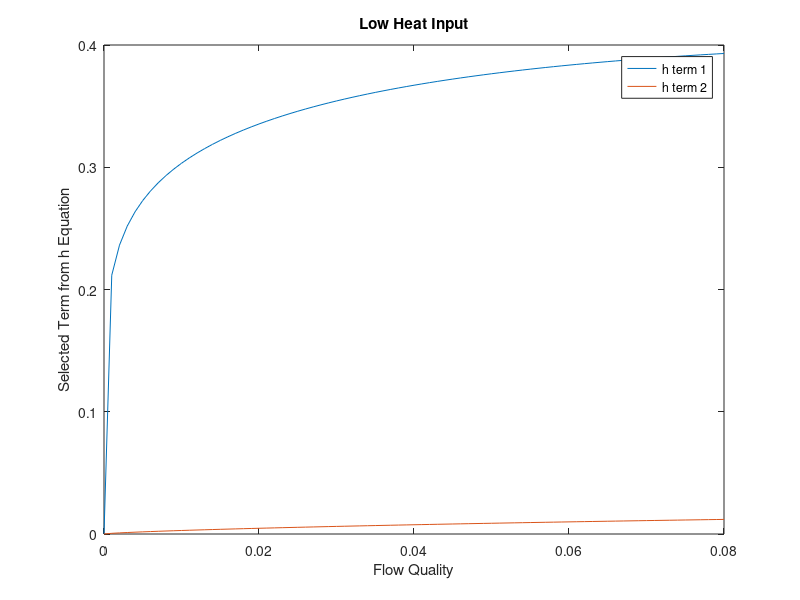
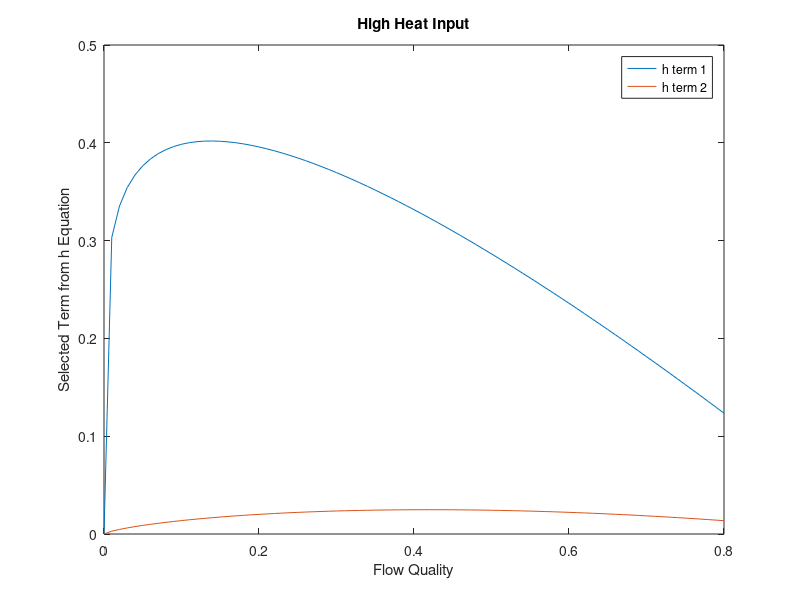

Recreate these plots in MATLAB, in order. (Note: this script raises an error after producing the figures.)
%% Test for heat transfer coefficient equation

clc;clear

x_low = 0:0.001:0.08;
x_high = 0:0.01:0.8;

term1_low = x_low.^(0.16).*(1-x_low).*(0.64);
term2_low = x_low.^(0.72).*(1-x_low).*(0.08);

term1_high = x_high.^(0.16).*(1-x_high).*(0.64);
term2_high = x_high.^(0.72).*(1-x_high).*(0.08);

figure;
plot(x_low, term1_low);
hold on;
plot(x_low, term2_low);
title('Low Heat Input');
xlabel('Flow Quality');
ylabel('Selected Term from h Equation');
legend('h term 1', 'h term 2');

figure;
plot(x_high, term1_high);
hold on;
plot(x_high, term2_high);
title('High Heat Input');
xlabel('Flow Quality');
ylabel('Selected Term from h Equation');
legend('h term 1', 'h term 2');

%% Test for full version of the pressure drop equation (11/24/19)
clear;clc

W = 0.5;
D = 0.1;
A = 0.25*pi*D*D;
P0 = 100000;
pressure = zeros(1,1000);
pressure_drop = zeros(1,999);
v_f = 1/958.05;
v_g = 1/0.590;
v_fg = v_g - v_f;
h_fg = 2256E03;
q_flux = 1e7;
G = W/A;
MU_f = 0.0002814;
MU_v = 11.97E-06;
theta = 0;

x = linspace(0,0.8,1000);

KE = zeros(1, length(x));
Fric = zeros(1, length(x));
Acc = zeros(1, length(x));
Grav = zeros(1, length(x));
Compress = zeros(1, length(x));
Flash = zeros(1, length(x));

pressure(1) = P0;
L = 1;
dz = L/length(x);

for j = 1:length(x)
    if G*D/ MU_f < 2300 %Determining c and n constants for two-phase friction factor
        c = 16;
        N = 1; % Capital N to avoid mixing up loop index (don't use n in the future)
    elseif G*D/MU_f > 20000
        c = 0.046;
        N = 0.20;
    else 
        c = 0.079;
        N = 0.25;
    end

    ffo = c/(G*D/MU_f)^N; 
    MU_bar = x(j)*MU_v...
        + (1-x(j))*MU_f;
    fTP = ffo*(MU_bar/MU_f)^N;
    
    KE(j) = KE_PhaseChange(G, h_fg, v_f, v_g, v_fg, x(j));
    Fric(j) = dP_Friction(D, fTP, G, v_f, v_fg, x(j));
    Grav(j) = dP_Gravity(theta, v_f, v_fg, x(j));
    Acc(j) = dP_Acceleration(D, G, h_fg, q_flux, v_fg, W);
    Compress(j) = 1e-06*Compressibility(G, pressure(j), x(j));
    Flash(j) = 1e-06*Flashing(G, h_fg, pressure(j), v_fg, x(j));
    
    pressure_drop(j) = dz*(KE(j)*Fric(j) + Acc(j) + Grav(j))/(KE(j) + Compress(j) - Flash(j));
    pressure(j + 1) = pressure(j) - pressure_drop(j);
    
end

%% Test for void fraction plot shape (12/2/19)

% RHO_v = 0.590;
% RHO_f = 958.05;
P = linspace(0.101330, 0.050000, 1000);
z = linspace(0,1,1000);
x = linspace(0,1,1000);
v_g = 0.1909.*(P).^(-0.96);
rho_g = 1./v_g;
v_f = - 3e-07.*(P).^6 + 4e-06.*(P).^5 - 3e-05.*(P).^4 + 1e-04.*(P).^3 - 0.0002.*(P).^2 + 0.0002.*(P) + 0.001;
rho_f = 1./v_f;
alpha = 1./(1 + rho_g./rho_f.*(1 - x)./x);


plot(z, alpha);